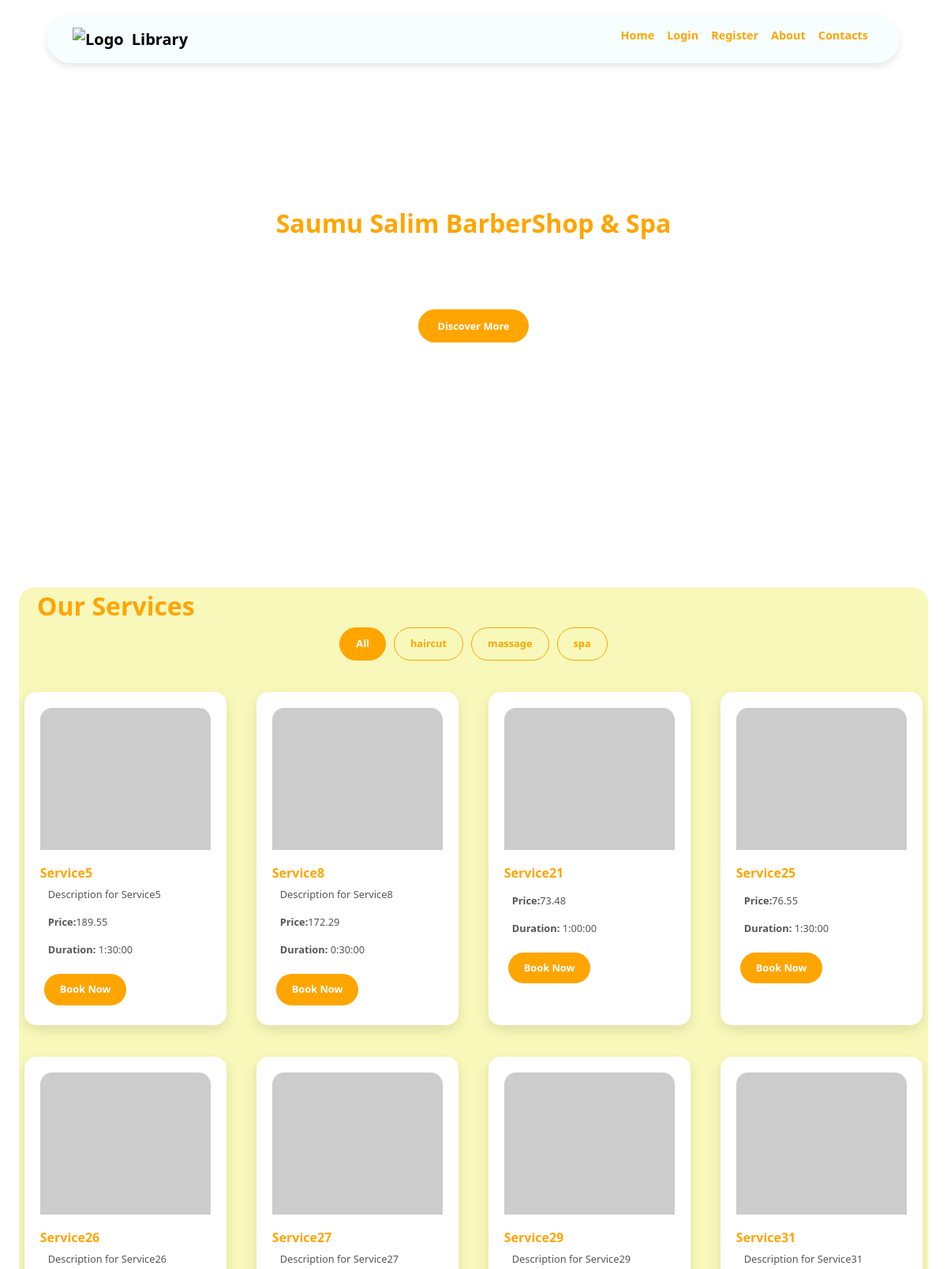
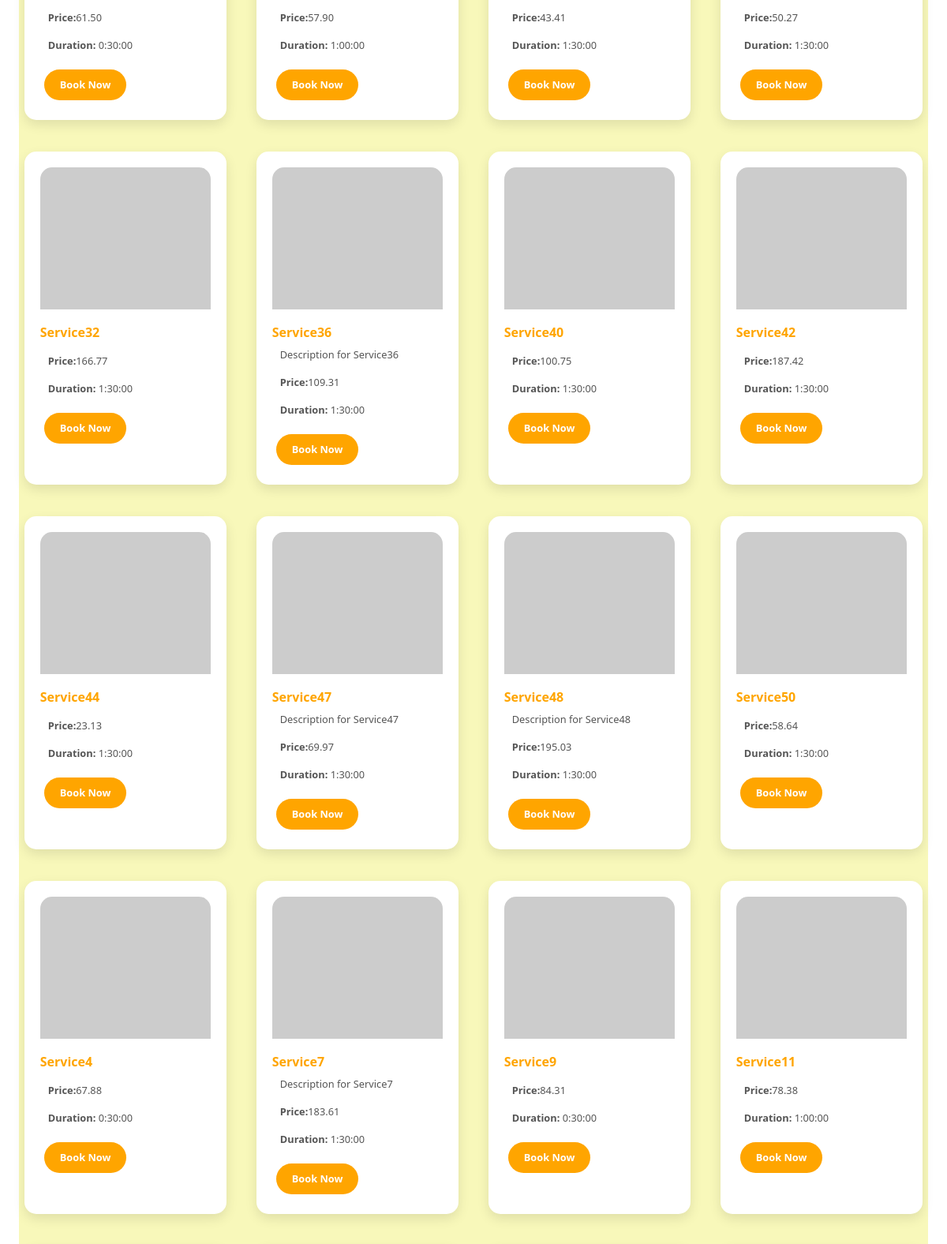
Page /services/ (upper part) on the committed database (2 pictures, top to bottom).
### services/models.py (models this page shows, shortened)
class Service(models.Model):
    CATEGORY_CHOICES = [
        ('haircut', 'Haircut'),
        ('massage', 'Massage'),
        ('spa', 'Spa'),
    ]
    name = models.CharField(max_length=100)
    category = models.CharField(max_length=50, choices=CATEGORY_CHOICES)
    duration = models.DurationField()  # e.g., timedelta(hours=1)
    price = models.DecimalField(max_digits=10, decimal_places=2)
    description = models.TextField(blank=True, null=True)

### services/views.py (the view)
# urls.py: path('', views.service_list, name='services'),  # List of services
def service_list(request):
    services = Service.objects.all().order_by('category')
    categories = Service.CATEGORY_CHOICES
    grouped_services = {}
    for category, group in groupby(services, key=lambda x: x.get_category_display()):
        grouped_services[category] = list(group)
    return render(request, 'services/3_services.html', {'grouped_services': grouped_services, 'services': services, 'categories': categories})

### templates/services/3_services.html (shortened to what this page needs)
{% extends 'services/3_base.html' %}
{% load static %}
{% block content %}
   <section class="hero-section">
    <video class="background-video" autoplay muted loop>
        <source src="{% static 'images/220050_small.mp4' %}" type="video/mp4">
    </video>
    <div class="hero-content">
         <h1>Welcome to</h1>
            <h1 style="color: orange;"> Saumu Salim BarberShop &amp; Spa </h1>
        <p>Discover thousands of books, manage your collection, and explore the world of knowledge.</p>
         <a href="#" class="welcome-btn">Discover More</a>
    </div>
    </section>
     <section class="services-section">
        <h2>Our Services</h2>
        <div class="">
        <div class="btn-group service-buttons">
            <button class="btn_category active" data-category="all">All</button>
            {% for value, lable in categories %}
            <button class="btn_category" data-category="{{ value }}">{{ value }}</button>
            {% endfor %}
        </div>
            <div class="row justify-content-center">
                 {% for service in services %}
                <div class="col-lg-3 col-md-4 col-sm-6 d-flex justify-content-center">
                    <div class="service-box s-page" data-category="{{service.category}}">
                        <img src="https://loremflickr.com/320/240" alt="Service 1">
                        <h3>{{ service.name}}</h3>
                        <p>{{ service.description }}</p>
                         <p><strong>Price:</strong>{{ service.price}}</p>
                        <p><strong>Duration:</strong> {{ service.duration }}</p>
                      <button class="btn service-btn book-now-btn" data-service-id="{{ service.id }}">Book Now</button>
                    </div>
                </div>
                {% endfor %}
            </div>
        </div>
    </section>
{% endblock %}

### templates/services/3_base.html (shortened to what this page needs)
<!DOCTYPE html>
<html lang="en">
<head>
     <link href="https://cdn.jsdelivr.net/npm/bootstrap@5.3.0-alpha1/dist/css/bootstrap.min.css" rel="stylesheet">
     <link rel="stylesheet" href="https://cdn.jsdelivr.net/npm/flatpickr/dist/flatpickr.min.css">
</head>
<body>
    <nav class="navbar navbar-expand-lg">
        <div class="container-fluid">
            <a class="navbar-brand" href="#">
                <img src="logo.png" alt="Logo"> Library
            </a>
            <div class="collapse navbar-collapse" id="navbarNav">
                <ul class="navbar-nav ms-auto">
                      <li class="nav-item">
                        <a class="nav-link" href="{% url 'home' %}">Home</a>
                    </li>
                        {% if user.is_authenticated %}
                        <li class="nav-item">
                            <a class="nav-link" href="{% url 'customer_dashboard' %}">Dashboard</a>
                        </li>
                        <li class="nav-item">
                            <a class="nav-link" href="{% url 'logout' %}">Logout</a>
                        </li>
                    {% else %}
                        <li class="nav-item">
                            <a class="nav-link" href="#" data-bs-toggle="modal" data-bs-target="#loginModal">Login</a>
                        </li>
                        <li class="nav-item">
                            <a class="nav-link" href="#" data-bs-toggle="modal" data-bs-target="#registerModal">Register</a>
                        </li>
                    {% endif %}
                    <li class="nav-item hover"><a class="nav-link" href="#">About</a></li>
                    <li class="nav-item hover"><a class="nav-link" href="#">Contacts</a></li>
                </ul>
            </div>
        </div>
    </nav>
    <div class="">
        {% block content %}{% endblock %}
    </div>
</body>
</html>

### templates/services/3_base.html (style rules this page uses)
body { background-color: white; color: #293889; }
.navbar { background-color: #f7feff; border-radius: 40px; margin: 10px auto; padding: 10px 20px; width: 90%; box-shadow: 0px 4px 10px rgba(0, 0, 0, 0.1); position: fixed; top: 10px; left: 50%; transform: translateX(-50%); z-index: 1000; display: flex; align-items: center; justify-content: space-between; }
.navbar-brand { font-weight: bold; display: flex; align-items: center; }
.navbar-brand img { height: 30px; margin-right: 10px; }
.navbar-nav { text-align: left; }
.nav-link { color: orange !important; padding: 0 0 10px 0; font-weight: bold; font-size: 0.9rem; }
.hero-section { position: relative; width: 100%; height: 100vh; color: white; display: flex; align-items: center; justify-content: center; text-align: center; padding: 20px; margin-top: -80px; }
.background-video { position: absolute; top: 0; left: 0; width: 100%; height: 100%; object-fit: cover; z-index: -1; }
.hero-content { position: relative; z-index: 1; max-width: 600px; }
.hero-content h1 { font-size: 2rem; font-weight: bold; margin-bottom: 10px; }
.hero-content p { font-size: 1.2rem; margin-bottom: 30px; }
.welcome-btn { background-color: orange; color: white; padding: 12px 24px; border-radius: 25px; text-decoration: none; font-size: 0.8rem; font-weight: bold; }
.services-section { padding: 5px 0px; background-color: #f8f8ba; text-align: center; margin: 2%; border-radius: 20px; }
.services-section h2 { color: orange; font-weight: bold; text-align: left; padding-left: 2%; }
.service-box { background: white; padding: 20px; border-radius: 15px; box-shadow: 0px 6px 15px rgba(0, 0, 0, 0.1); margin: 20px auto; text-align: left; overflow: hidden; width: 100%; }
.s-page { width: 95%; }
.service-box img { width: 100%; border-radius: 15px 15px 0 0; height: 180px; object-fit: cover; }
.service-box h3 { margin-top: 20px; font-size: 1rem; font-weight: bold; color: orange; }
.service-box p { font-size: 0.8rem; color: #555; padding: 0 10px; }
.service-btn { background-color: orange; color: white; padding: 12px 25px; border-radius: 25px; text-decoration: none; font-size: 0.8rem; font-weight: bold; display: inline-block; margin-top: 15px; transition: background 0.3s; }
.service-buttons { display: flex; justify-content: center; gap: 10px; margin-bottom: 20px; }
.btn_category { background-color: transparent; color: orange; font-weight: bold; border: 1px solid orange; padding: 10px 20px; cursor: pointer; transition: all 0.3s ease; border-radius: 25px; text-decoration: none; font-size: 0.8rem; }
.btn_category.active, .btn_category:hover { background-color: orange; color: white; }
.btn { padding: 10px 20px; border: none; border-radius: 20px; margin: 5px; cursor: pointer; }

### rows in the picture
Service: name "Service5", description "Description for Service5", price "189.55", duration "1:30:00"
Service: name "Service8", description "Description for Service8", price "172.29", duration "0:30:00"
Service: name "Service21", price "73.48", duration "1:00:00"
Service: name "Service25", price "76.55", duration "1:30:00"
Service: name "Service26", description "Description for Service26", price "61.50", duration "0:30:00"
Service: name "Service27", description "Description for Service27", price "57.90", duration "1:00:00"
Service: name "Service29", description "Description for Service29", price "43.41", duration "1:30:00"
Service: name "Service31", description "Description for Service31", price "50.27", duration "1:30:00"
Service: name "Service32", price "166.77", duration "1:30:00"
Service: name "Service36", description "Description for Service36", price "109.31", duration "1:30:00"
Service: name "Service40", price "100.75", duration "1:30:00"
Service: name "Service42", price "187.42", duration "1:30:00"
Service: name "Service44", price "23.13", duration "1:30:00"
Service: name "Service47", description "Description for Service47", price "69.97", duration "1:30:00"
Service: name "Service48", description "Description for Service48", price "195.03", duration "1:30:00"
Service: name "Service50", price "58.64", duration "1:30:00"
Service: name "Service4", price "67.88", duration "0:30:00"
Service: name "Service7", description "Description for Service7", price "183.61", duration "1:30:00"
Service: name "Service9", price "84.31", duration "0:30:00"
Service: name "Service11", price "78.38", duration "1:00:00"

### other values in the picture
{{ value }} "haircut" "massage" "spa"
